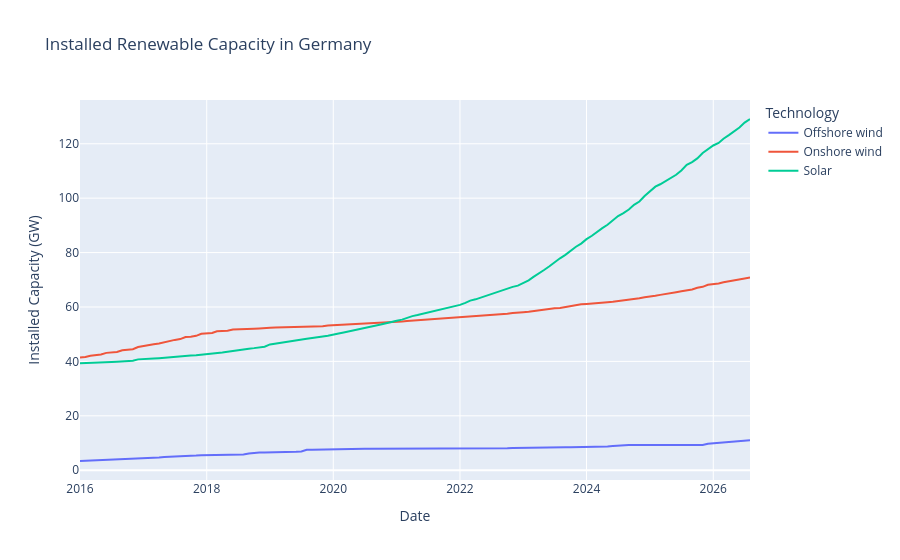

Write notebook code for a chart like this one.
### Markdown cell above
## 7. Installed Capacity

Installed capacity is treated as a supplementary dataset because its
coverage differs from the four core datasets.

The available capacity data covers 12 of the 20 project countries from
2016 onwards and focuses on wind- and solar-related technologies.
Consequently, it should not be interpreted as a complete representation
of national electricity-generation capacity.

The EDA therefore focuses on identifying the long-term development of the
available renewable capacity rather than making complete cross-country
capacity comparisons.

### Code cell
germany_capacity = capacity[
    (capacity["entity_code"] == "DEU")
    & capacity["series"].isin(
        ["Solar", "Onshore wind", "Offshore wind"]
    )
].copy()

fig = px.line(
    germany_capacity,
    x="date",
    y="capacity_gw",
    color="series",
    title="Installed Renewable Capacity in Germany",
    labels={
        "date": "Date",
        "capacity_gw": "Installed Capacity (GW)",
        "series": "Technology",
    },
)

fig.show()
